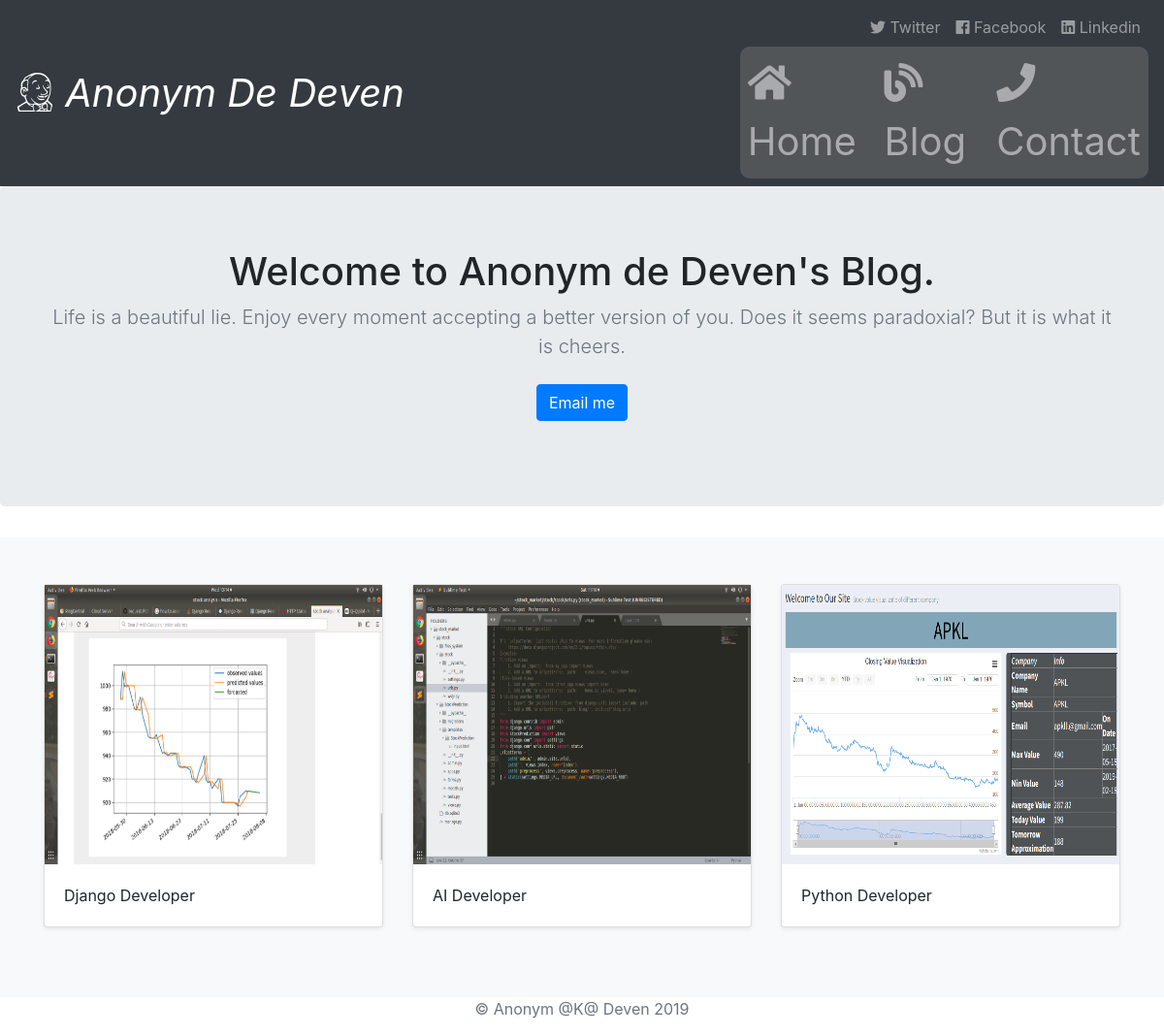
The page / on the database its author committed.
### job/models.py (models this page shows, shortened)
class Job(models.Model):
    image = models.ImageField(upload_to='images/')
    summary = models.CharField(max_length=250)

### job/views.py (the view)
# urls.py: path('', views.index, name='index'),
def index(request):
    jobs = Job.objects.all()
    return render(request, 'job/home.html', {'jobs': jobs})

### job/templates/job/home.html (shortened to what this page needs)
{% extends 'base.html' %}
{% load staticfiles %}
{% block content %}
<section class="jumbotron text-center">
    <div class="container">
        <h1 class="jumbotron-heading">Welcome to Anonym de Deven's Blog.</h1>
        <p class="lead text-muted">Life is a beautiful lie. Enjoy every moment accepting  a better version of you. Does it seems paradoxial? But it is what it is cheers.   </p>
        <p>
            <a href="mailto:devendraa769@gmail.com" class="btn btn-primary my-2">Email me</a>
        </p>
    </div>
</section>
<div class="album py-5 bg-light">
    <div class="container">
        <div class="row">
            {% for job in jobs %}
            <div class="col-md-4">
                <div class="card mb-4 shadow-sm">
                    <img src="{{ job.image.url }}" alt="image" class="card-image-top" height="288px">
                    <div class="card-body">
                        <p class="card-text">{{ job.summary }}</p>
                    </div>
                </div>
            </div>
            {% endfor %}
        </div>
    </div>
</div>
{% endblock content %}

### job/templates/base.html (shortened to what this page needs)
<!doctype html>
<html lang="en">
{% load static %}
<head>
    <link rel="stylesheet" href="https://stackpath.bootstrapcdn.com/bootstrap/4.2.1/css/bootstrap.min.css"
>
    <link rel="stylesheet" href="https://use.fontawesome.com/releases/v5.6.3/css/all.css"
>
</head>
<body>
    <header>
        <nav class="navbar navbar-expand-lg navbar-dark bg-dark">
            <a class="navbar-brand" style="font-size: 40px; font-style: italic;" href="{% url 'job:index' %}"><i class="fab fa-jenkins"></i> Anonym De Deven</a>
            <div>
            <div class="collapse navbar-collapse" id="navbarNav" style="">
                <ul class="navbar-nav ml-auto">
                    <li class="nav-item">
                        <a class="nav-link" href="https://twitter.com/IDeVeN4Adh"><i class="fab fa-twitter"></i>
                            Twitter</a>
                    </li>
                     <li class="nav-item">
                        <a class="nav-link" href="https://www.facebook.com/pyratedcracker"><i class="fab fa-facebook"></i>
                            Facebook</a>
                    </li>
                    <li class="nav-item">
                        <a class="nav-link" href="https://www.facebook.com/pyratedcracker"><i class="fab fa-linkedin"></i>
                            Linkedin</a>
                    </li>
                </ul>
            </div>
                <div style="font-size: 40px; margin-left: 330px;">
                     <ul class="navbar-nav ml-auto" style="background: #525558; border-radius: 10px;">
                    <li class="nav-item">
                        <a class="nav-link" href="#"><i
                                class="fas fa-home"></i> Home</a>
                    </li>
                    <li class="nav-item">
                        <a class="nav-link {% block blogactive %}{% endblock blogactive %}" href="{% url 'blog:index' %}"><i
                                class="fas fa-blog"></i> Blog</a>
                    </li>
                    <li class="nav-item">
                        <a class="nav-link " href="#"> <i class="fas fa-phone"></i> Contact</a>
                    </li>
                     </ul>
                </div>
            </div>
        </nav>
    </header>
    <main role="main">
        {% block content %}
        {% endblock content %}
    </main>
    <footer class="text-muted">
        <div class="container text-center">
            <p>&copy; Anonym @K@ Deven {% now 'Y' %}</p>
        </div>
    </footer>
</body>
</html>

### rows shown on the page
Job: image (picture), summary "Django Developer"
Job: image (picture), summary "AI Developer"
Job: image (picture), summary "Python Developer"
